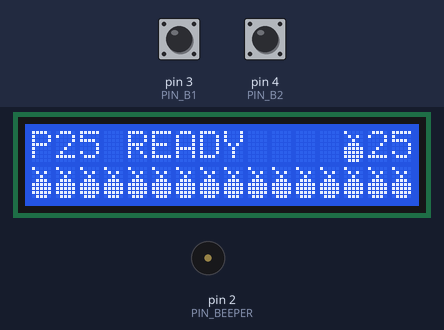
Recording of a sketch running on a simulated Arduino Uno, built with avr-gcc and run on an emulated ATmega328P. Shown: 16×2 character LCD, buzzer (waves = sounding, pin HIGH). The test bench sets the inputs (shaded band); at power-on: pin 4 (PIN_B2) HIGH, pin 3 (PIN_B1) HIGH. Pins used as bus, display or sensor lines are not drawn.

Above: at 1.2 s.
1.3 s: pin 4 (PIN_B2) pulled LOW for 0.15 s
At 2.9 s:
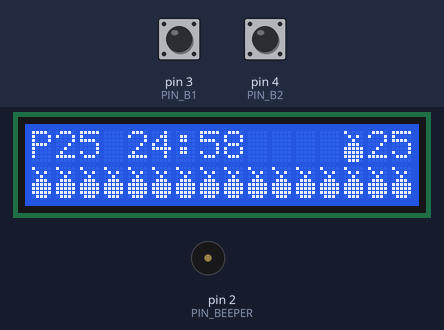
4.4 s: pin 4 (PIN_B2) pulled LOW for 1 s
At 6.4 s:
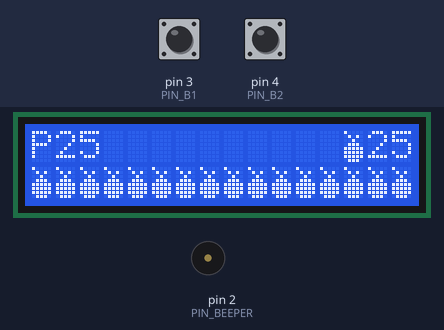
Timing chart, 0 to 7.9 s (numbered marks = the images above; inputs shaded):
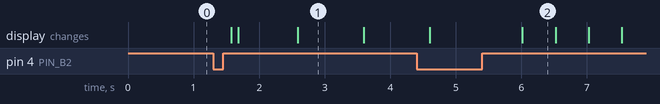

Measured:
- after the input at 1.3 s, the display: first changes after 0.28 s (image 1 shows a later state)
- what the display in image 1 shows lasts 1.0 s, from 2.6 s to 3.6 s
- what the display in image 2 shows lasts 0.5 s, from 6.0 s to 6.5 s

The sketch:

lcd_pomoduino.ino
```cpp
#include "src/logic.h"

void setup()
{
    pomo2_setup();
}

void loop()
{
    pomo2_loop_at(millis());
    delay(100);
}
```

Beeper.hpp
```cpp
// (licence header left out)
#ifndef __BEEPER_HPP__
#define __BEEPER_HPP__

#include <Arduino.h>

namespace MO
{
    /** Handles switching on and off a few times some digital output.
     *
     * It can be used for example with a buzzer like TMB12A05 or a LED to turn
     * it on/off predefined number of times.
     *
     * Everytime Update() is called it switches state between on and off.
     */

    class Beeper
    {
        public:
            Beeper(uint8_t a_pin, uint16_t a_max_beeps):
                the_pin(a_pin), the_cycle(0), the_max_beeps(a_max_beeps)
            {
            }

            void Setup() { pinMode(the_pin, OUTPUT); }

            bool Done() const { return the_cycle >= (the_max_beeps << 1); }

            void Update()
            {
                if (!Done())
                {
                    digitalWrite(the_pin, (the_cycle & 1)? LOW : HIGH);
                    the_cycle += 1;
                }
            }

            void Reset(uint16_t a_max_beeps = 0)
            {
                the_cycle = 0;
                if (a_max_beeps > 0)
                {
                    the_max_beeps = a_max_beeps;
                }
                digitalWrite(the_pin, LOW);
            }
        private:
            uint8_t  the_pin;        //!< Used digital input.
            uint16_t the_cycle;      //!< Counts calls of Update().
            uint16_t the_max_beeps;  //!< Stores maximum of allowed 'beeps'.
    };
}

#endif
```

Button.hpp
```cpp
// (licence header left out)
#ifndef __BUTTON_HPP__
#define __BUTTON_HPP__

#include <Arduino.h>
#include "Button_Logic.hpp"

namespace MO
{
    /** Wrappers a digital pin with button functionality.
     *
     * It adds a hardware layer (setting up pin, reading its value) to a logical
     * button class.
     */
    class Button: public Button_Logic
    {
        public:
            Button(uint8_t a_pin): the_pin(a_pin) { }

            /// Called once to setup pin mode.
            virtual void Setup() { pinMode(the_pin, INPUT_PULLUP); }

            /// Sets internal state given the current time and state of the pin.
            virtual void Update(uint32_t a_time)
            {
                // since it is PULLUP then active (pressed) state is when we
                // read LOW
                Button_Logic::Update(a_time, digitalRead(the_pin) == LOW);
            }

        private:
            uint8_t  the_pin;           //!< Used digital input pin.
    };
}

#endif
```

Button_Logic.cpp
```cpp
// (licence header left out)
#include "Button_Logic.hpp"
#include "Utils.hpp"

namespace MO
{
    void Button_Logic::Update(uint32_t a_time, bool a_pin_active)
    {
        uint8_t state = a_pin_active; // current state of the pin

        if (the_start_time == 0) // first run
        {
            the_start_time = a_time;
            the_state = state;
        }

        if (the_state == state) // most common condition first
        {
            the_duration = a_time - the_start_time;
            the_pressed = 0; // clear this since it is the same as before
            the_released = 0; // clear this since it is the same as before
        }
        else // state has changed
        {
            // as a last duraion we take the difference between now and last
            // set start time (before we change it in the next line).
            the_last_duration = a_time - the_start_time;
            the_start_time = a_time;
            the_duration = 0;

            if (state) // new state is ON
            {
                the_pressed = 1;
                the_released = 0;
                Utils::debug("PRESS");
            }
            else // new state is OFF
            {
                the_pressed = 0;
                the_released = 1;
                Utils::debug("RELEASE");
            }
            the_state = state;
        }
    }
}
```

Button_Logic.hpp
```cpp
// (licence header left out)
#ifndef __BUTTON_LOGIC_HPP__
#define __BUTTON_LOGIC_HPP__

#include <stdint.h>

namespace MO
{
    /** Button functionality - a logical layer.
     *
     * It wraps a logic around activation and deactivation some input.
     *
     * It should be called with Update(time) where time is a current time (can
     * be in ms).  It comes handy for detecting presses, releases, state and
     * times of current and previous state. See comments at particular methods.
     *
     * The time can be given in ms or any other units. The whole computation of
     * Duration is using those units too.
     */
    class Button_Logic
    {
        public:
            Button_Logic() { Reset(); }
            virtual ~Button_Logic() { }

            /// Called once.
            virtual void Setup() { }

            /// The logic always sets state false - overwritten in Button.
            virtual void Update(uint32_t a_time) { Update(a_time, false); }

            /// Sets internal state using the current time and given new state.
            void Update(uint32_t a_time, bool a_pin_active);

            /// Returns true on rising edge - cleared with next call of Update.
            bool Pressed() const { return the_pressed == 1; }

            /// Returns true on falling edge - cleared with next call of Update.
            bool Released() const { return the_released == 1; }

            /// Actual state of the pin.
            bool On() const { return the_state; }

            /// Reset status to the initial.
            void Reset()
            {
                the_state = 0;
                the_pressed = 0;
                the_released = 0;
                the_start_time = 0;
                the_duration = 0;
                the_last_duration = 0;
            }

            /// Duration of current state.
            uint32_t Duration() const { return the_duration; }

            /// Duration of previous state.
            uint32_t Last_Duration() const { return the_last_duration; }

        private:
            uint8_t  the_state:1;
            uint8_t  the_pressed:1;
            uint8_t  the_released:1;

            uint32_t the_start_time;
            uint32_t the_duration;      //!< Duration of current state.
            uint32_t the_last_duration; //!< Duration of previous state.
    };
}

#endif
```

Const.hpp
```cpp
// (licence header left out)
#ifndef __CONST_HPP__
#define __CONST_HPP__

#include <stdint.h>

namespace MO
{
    namespace Const
    {
        const uint8_t PIN_BEEPER            = 2;  // beeper
        const uint8_t PIN_B1                = 3;  // button 1
        const uint8_t PIN_B2                = 4;  // button 2
        const uint8_t PIN_LCD_CONTRAST      = 5;  // button contrast
        const uint8_t PIN_LCD_BRIGHTNESS    = 6;  // button brighness up

        // display
        const uint8_t PIN_RS                = 7;
        const uint8_t PIN_ENABLE            = 8;
        const uint8_t PIN_D4                = 9;
        const uint8_t PIN_D5                = 10;
        const uint8_t PIN_D6                = 11;
        const uint8_t PIN_D7                = 12;

        // pomodoro constants
        const uint8_t POM_WORK_MIN          = 25;
        const uint8_t POM_BREAK_SHORT_MIN   = 5;
        const uint8_t POM_BREAK_LONG_MIN    = 15;

        const uint8_t POM_WORK_BEEPS        = 5;
        const uint8_t POM_BREAK_SHORT_BEEPS = 1;
        const uint8_t POM_BREAK_LONG_BEEPS  = 3;

        // eeprom address for saving pomodoros
        const int     POM_SAVE_ADDRESS      = 0;
    }
}

#endif
```

Counter.hpp
```cpp
// (licence header left out)
#ifndef __COUNTER_HPP__
#define __COUNTER_HPP__

#include <stdint.h>

namespace MO
{
    /** Counts elapsed time.
     *
     * When Update(time) is called an object of this class updates its duration
     * value, so it can tell for how long it is counting.
     */
    class Counter
    {
        public:
            Counter() { Reset(); }
            virtual ~Counter() { } // virtual because Timer derives from it

            void Update(uint32_t a_time)
            {
                if (the_start_time == 0) // first run
                {
                    the_start_time = a_time;
                }

                // so it will be 0 when we just started (see above)
                the_duration = a_time - the_start_time;
            }

            void Reset()
            {
                the_start_time = 0;
                the_duration = 0;
            }

            uint32_t Duration() const { return the_duration; }

        private:
            uint32_t the_start_time;
            uint32_t the_duration;
    };
}

#endif
```

Display.cpp
```cpp
// (licence header left out)
#include <stdarg.h>
#include <Arduino.h>
#include "Display.hpp"
#include "Const.hpp"

namespace MO
{
    Display::Display():
        the_lcd(Const::PIN_RS, Const::PIN_ENABLE,
                Const::PIN_D4, Const::PIN_D5, Const::PIN_D6, Const::PIN_D7)
    {
        for (uint8_t i = 0; i < MAX_LINES; ++i)
            memset(the_old_line[i], 0, BUF_SIZE);
    }

    // -------------------------------------------------------------------------

    void Display::Setup()
    {
        the_lcd.begin(MAX_CHARS, MAX_LINES);   // 16x2 format
        pinMode(MO::Const::PIN_LCD_BRIGHTNESS, OUTPUT); // uses PWM pin
        pinMode(MO::Const::PIN_LCD_CONTRAST, OUTPUT); // uses PWM pin

        // delivers 80/255 duty cycle PWM
        analogWrite(MO::Const::PIN_LCD_BRIGHTNESS, 80);

        // there is a condesator 22uF between this pin and GND
        analogWrite(MO::Const::PIN_LCD_CONTRAST, 80);
    }

    // -------------------------------------------------------------------------

    void Display::Setup_Char(uint8_t a_char, uint8_t *a_matrix)
    {
        the_lcd.createChar(a_char, a_matrix);
    }

    // -------------------------------------------------------------------------

    void Display::Write(uint8_t a_x, uint8_t a_y, const char *a_format, ...)
    {
        va_list vl;
        va_start(vl, a_format);
        write(a_x, a_y, a_format, vl);
        va_end(vl);
    }

    // -------------------------------------------------------------------------

    void Display::Write(uint8_t a_y, const char *a_format, ...)
    {
        va_list vl;
        va_start(vl, a_format);
        write(0, a_y, a_format, vl);
        va_end(vl);
    }

    // -------------------------------------------------------------------------

    void Display::write(uint8_t a_x, uint8_t a_y, const char *a_format, va_list &a_vl)
    {
        if (a_y >= MAX_LINES)
            return;

        int written = vsnprintf(the_buf, BUF_SIZE, a_format, a_vl);

        if (written >= 0) // even if we don't write chars - we still clean the line
        {
            // fill up the rest with spaces
            for (int i = written; i < MAX_CHARS; ++i)
                the_buf[i] = ' ';
            the_buf[MAX_CHARS] = 0;
        }
        else
        {
            memset(the_buf, 0, BUF_SIZE);
        }

        if (strcmp(the_buf, the_old_line[a_y]) != 0)
        {
            the_lcd.setCursor(0, a_y);
            the_lcd.print(the_buf);
            memcpy(the_old_line[a_y], the_buf, BUF_SIZE);
        }
    }
}
```

Display.hpp
```cpp
// (licence header left out)
#ifndef __DISPLAY_HPP__
#define __DISPLAY_HPP__

#include <stdint.h>
#include <LiquidCrystal.h>

namespace MO
{
    /** Wrapper class for writing to LCD display 16x2.
     *
     * It allows calling Write() with any number of arguments, like printf(...)
     * for writing something to the LCD display.
     * One version of Write takes both x and y starting position. Onother one
     * takes just y (i.e. the line).
     * It also keeps track of what what written at given line before so if new
     * content is the same as previous then it does not really writes it again.
     * This needs to be improved to take in account "x" position when comparing
     * strings.
     */
    class Display
    {
        public:
            enum
            {
                MAX_LINES = 2,
                MAX_CHARS = 16,
                BUF_SIZE = MAX_CHARS + 1
            };

            /// Initialize the object.
            Display();

            /// Called once.
            void Setup();

            /// Allows setting up a_char with given dot matrix of size 8.
            void Setup_Char(uint8_t a_char, uint8_t *a_matrix);

            /// Writes a string at (a_x, a_y) location.
            void Write(uint8_t a_x, uint8_t a_y, const char *a_format, ...);

            /// Writes a string at (0, a_y) location.
            void Write(uint8_t a_y, const char *a_format, ...);

            /// Testability: last text written to line a_y (the LCD cannot be read back).
            const char *Line(uint8_t a_y) const { return the_old_line[a_y % MAX_LINES]; }
        private:
            void write(uint8_t a_x, uint8_t a_y, const char *a_format, va_list &a_vl);

            LiquidCrystal the_lcd;
            char          the_buf[BUF_SIZE];                 //!< Tmp buffer.
            char          the_old_line[MAX_LINES][BUF_SIZE]; //!< Old strings.
    };
}

#endif
```

Eeprom.hpp
```cpp
// (licence header left out)
#ifndef __EEPROM_HPP__
#define __EEPROM_HPP__

#include <EEPROM.h>
#include "Eeprom_IF.hpp"

namespace MO
{
    /** Arduino version of Eeprom interface.
     *
     * Implements reading and writing from/to EEPROM.
     */
    class Eeprom: public Eeprom_IF
    {
        public:
            /// Reads a byte from given eeprom address.
            virtual uint8_t Read(int a_addr) const
            {
                return EEPROM.read(a_addr);
            }

            /// Writes a byte to given eeprom address.
            virtual void Write(int a_addr, uint8_t a_value)
            {
                EEPROM.write(a_addr, a_value);
            }
    };
}

#endif
```

Eeprom_IF.hpp
```cpp
// (licence header left out)
#ifndef __EEPROM_IF_HPP__
#define __EEPROM_IF_HPP__

#include <stdint.h>

namespace MO
{
    /** Interface to EEPROM.
     *
     * Simple functions to write and read bytes.
     * finishing.
     */
    class Eeprom_IF
    {
        public:
            /// Virtual destructor, since we will inherit from this class.
            virtual ~Eeprom_IF() { }

            /// Reads a byte from given eeprom address.
            virtual uint8_t Read(int a_addr) const = 0;

            /// Writes a byte to given eeprom address.
            virtual void Write(int a_addr, uint8_t a_value) = 0;
    };
}

#endif
```

Period.hpp
```cpp
// (licence header left out)
#ifndef __PERIOD_HPP__
#define __PERIOD_HPP__

#include <stdint.h>

namespace MO
{
    /** Stores data for each period of pomodoro technique.
     * Those data are time in minutes and number of beeps for notification about
     * finishing.
     */
    class Period
    {
        public:
            Period(uint8_t a_time = 0, uint8_t a_beeps = 0):
                the_time_in_minutes(a_time), the_beeps(a_beeps)
            {
            }

            /// Returns plain number of minutes.
            uint8_t Get_Time_In_Min() const { return the_time_in_minutes; }

            /// Returns the number of minutes but in msec.
            uint32_t Get_Time_In_Ms() const
            {
#ifdef MO_DEBUG
                return (uint32_t)the_time_in_minutes * 1000;
#else
                return (uint32_t)the_time_in_minutes * 60 * 1000;
#endif
            }

            /// Returns the beeps count for the period.
            uint8_t Get_Beeps() const { return the_beeps; }
        private:
            uint8_t the_time_in_minutes;
            uint8_t the_beeps;           //!< How many beeps to emit at the end
    };
}

#endif
```

State_IF.hpp
```cpp
// (licence header left out)
#ifndef __STATE_IF_HPP__
#define __STATE_IF_HPP__

namespace MO
{
    /** State of the system - abstract class.
     *
     * It is uses to pass the state to an instance of UI.
     * It should contain enough information for the UI to show something.
     */
    class State_IF
    {
        public:
            virtual ~State_IF() { }

            virtual uint8_t  Get_Pomodoros() const = 0;
            virtual uint8_t  Get_Current_Period_Minutes() const = 0;
            virtual uint32_t Get_Time_Left_Ms() const = 0;
            virtual uint32_t Get_Time_Max_Ms() const = 0;
            virtual bool     Is_Pomodoro() const = 0;
    };
}

#endif
```

Timer.hpp
```cpp
// (licence header left out)
#ifndef __TIMER_HPP__
#define __TIMER_HPP__

#include "Counter.hpp"

namespace MO
{
    /** Capped Counter class.
     *
     * It extends the Counter class with a maximum value and methods for
     * checking if timer elapsed and how much time is left.
     */
    class Timer: public Counter
    {
        public:
            Timer(uint32_t a_max): the_max(a_max) { }

            /// True if current counter last at least the given maximum.
            bool Elapsed() const { return Duration() >= the_max; }

            /// Resets the timer to new maximum.
            void Reset(uint32_t a_max)
            {
                Counter::Reset();
                the_max = a_max;
            }

            /// Returns the maximum.
            uint32_t Get_Max() const { return the_max; }

            /// Returns left time or 0 if the timer elapsed.
            uint32_t Get_Time_Left() const
            {
                if (Duration() < the_max)
                    return the_max - Duration();
                else
                    return 0;
            }

        private:
            uint32_t the_max;
    };
}

#endif
```

UI_IF.hpp
```cpp
// (licence header left out)
#ifndef __UI_IF_HPP__
#define __UI_IF_HPP__

#include <stdint.h>

namespace MO
{
    class State_IF;

    /// Interface class for UI - the pomodoro class will use that for showing something.
    class UI_IF
    {
        public:
            virtual ~UI_IF() { }

            /// Visualize states.
            virtual void Show_Ready(const State_IF &) = 0;
            virtual void Show_Running(const State_IF &) = 0;
            virtual void Show_Paused(const State_IF &) = 0;
            virtual void Show_Finished(const State_IF &) = 0;

            /// Sets up the beeper of the UI object.
            virtual void Set_Beeper(uint8_t) = 0;

            /// True if the state is being shown (it can take some time).
            virtual bool Showing() const = 0;

            /// Called once at startup.
            virtual void Setup() = 0;
    };
}

#endif
```

Source omitted: Pomodoro.cpp (5658 bytes), Pomodoro.hpp (4169 bytes), UI.cpp (5033 bytes), UI.hpp (2323 bytes), Utils.cpp (2129 bytes), Utils.hpp (1392 bytes), logic.cpp (1134 bytes), logic.h (1575 bytes)
